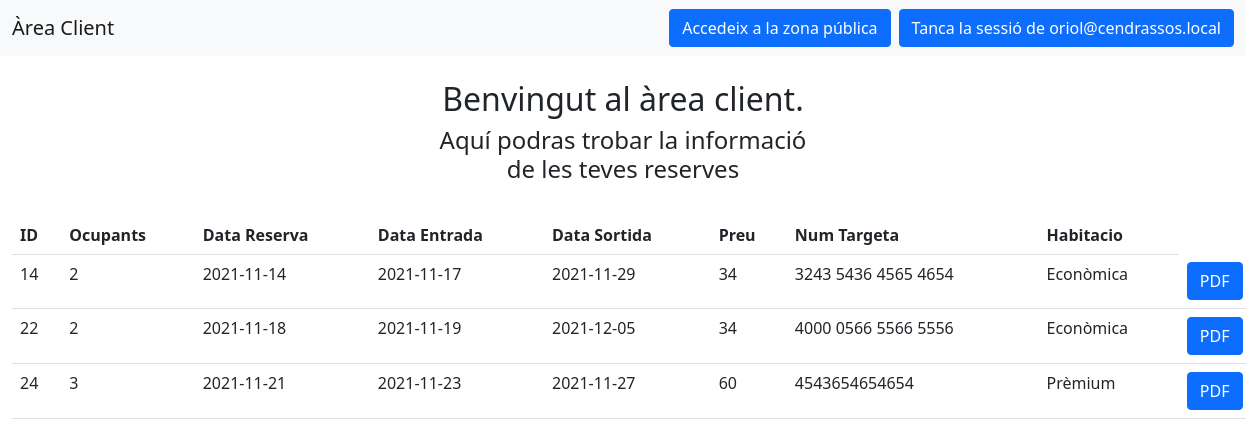
/index.php?r=client (signed in), run on the app's committed database.
### tables this page shows
CREATE TABLE `reserva` (
  `id` int(5) NOT NULL,
  `ocupants` int(5) NOT NULL,
  `data_reserva` date NOT NULL,
  `data_entrada` date NOT NULL,
  `data_sortida` date NOT NULL,
  `num_targeta` varchar(255) NOT NULL,
  `id_usuari` int(5) NOT NULL,
  `id_habitacio` int(5) NOT NULL
);

CREATE TABLE `habitacio` (
  `id` int(5) NOT NULL,
  `nom` varchar(100) NOT NULL,
  `preu` int(10) NOT NULL,
  `m2` int(10) NOT NULL,
  `serveis` varchar(255) NOT NULL,
  `max_ocupants` int(4) NOT NULL,
  `n_total` int(5) NOT NULL,
  `descripcio` varchar(300) NOT NULL
);

### public/index.php (called while the page is built, shortened)
<?php
include "../src/config.php";
include "../src/controladors/admin/reserva/index.php";
include "../src/controladors/admin/reserva/form.php";
include "../src/controladors/client/client.php";
$r = $_REQUEST["r"];
$contenidor = new Core\Contenidor($config);
$resposta = $contenidor->resposta();
$peticio = $contenidor->peticio();
if ($r === "admin") {
    $resposta = middleAdmin($peticio, $resposta, $contenidor, 'ctrlAdmin');
} elseif ($r === "login") {
    $resposta = ctrlLogin($peticio, $resposta, $contenidor);
} elseif ($r === "validarLogin") {
    $resposta = ctrlValidarLogin($peticio, $resposta, $contenidor);
} elseif ($r === "signup") {
    $resposta = ctrlSignup($peticio, $resposta, $contenidor);
} elseif ($r === "validarSignup") {
    $resposta = ctrlValidarSignup($peticio, $resposta, $contenidor);
} elseif ($r === "tancarSessio") {
    $resposta = ctrlTancarSessio($peticio, $resposta, $contenidor);
} elseif ($r === "home") {
    $resposta = ctrlHome($peticio, $resposta, $contenidor);
} elseif ($r === "buscar") {
    $resposta = middleClient($peticio, $resposta, $contenidor, 'ctrlBuscar');
} elseif ($r === "confirmacio") {
    $resposta = middleClient($peticio, $resposta, $contenidor, 'ctrlConfirmacio');
} elseif ($r === "validarConfirmacio") {
    $resposta = middleClient($peticio, $resposta, $contenidor, 'ctrlValidarConfirmacio');
} elseif ($r === "validarReserva") {
    $resposta = ctrlValidarReserva($peticio, $resposta, $contenidor);
} elseif ($r === "reservaFeta") {
    $resposta = ctrlReservaFeta($peticio, $resposta, $contenidor);
} elseif ($r === "mostrarHabitacio") {
    $resposta = ctrlMostrarHabitacio($peticio, $resposta, $contenidor);
} elseif ($r === "habitacions") {
    $resposta = ctrlHabitacions($peticio, $resposta, $contenidor);
} elseif ($r === "contacte") {
    $resposta = ctrlContacte($peticio, $resposta, $contenidor);
} elseif ($r === "quisom") {
    $resposta = ctrlQuiSom($peticio, $resposta, $contenidor);
} elseif ($r == "") {
    $resposta = ctrlHome($peticio, $resposta, $contenidor);
} elseif ($r === "indexHabitacio") {
    $resposta = middleAdmin($peticio, $resposta, $contenidor, 'ctrlIndexHabitacio');
} elseif ($r === "formHabitacio") {
    $resposta = middleAdmin($peticio, $resposta, $contenidor, 'ctrlFormHabitacio');
} elseif ($r === "addHabitacio") {
    $resposta = middleAdmin($peticio, $resposta, $contenidor, 'ctrlAddHabitacio');
} elseif ($r === "editHabitacio") {
    $resposta = middleAdmin($peticio, $resposta, $contenidor, 'ctrlEditHabitacio');
} elseif ($r === "deleteHabitacio") {
    $resposta = middleAdmin($peticio, $resposta, $contenidor, 'ctrlDeleteHabitacio');
} elseif ($r === "indexUsuari") {
    $resposta = middleAdmin($peticio, $resposta, $contenidor, 'ctrlIndexUsuari');
} elseif ($r === "formUsuari") {
    $resposta = middleAdmin($peticio, $resposta, $contenidor, 'ctrlFormUsuari');
} elseif ($r === "addUsuari") {
    $resposta = middleAdmin($peticio, $resposta, $contenidor, 'ctrlAddUsuari');
} elseif ($r === "editUsuari") {
    $resposta = middleAdmin($peticio, $resposta, $contenidor, 'ctrlEditUsuari');
} elseif ($r === "deleteUsuari") {
    $resposta = middleAdmin($peticio, $resposta, $contenidor, 'ctrlDeleteUsuari');
} elseif ($r === "indexReserva") {
    $resposta = middleAdmin($peticio, $resposta, $contenidor, 'ctrlIndexReserva');
} elseif ($r === "formReserva") {
    $resposta = middleAdmin($peticio, $resposta, $contenidor, 'ctrlFormReserva');
} elseif ($r === "addReserva") {
    $resposta = middleAdmin($peticio, $resposta, $contenidor, 'ctrlAddReserva');
} elseif ($r === "editReserva") {
    $resposta = middleAdmin($peticio, $resposta, $contenidor, 'ctrlEditReserva');
} elseif ($r === "deleteReserva") {
    $resposta = middleAdmin($peticio, $resposta, $contenidor, 'ctrlDeleteReserva');
} elseif ($r === "client") {
    $resposta = middleClient($peticio, $resposta, $contenidor, 'ctrlClient');
} else {
    $resposta = ctrlError($peticio, $resposta, $contenidor);
}
$resposta->resposta();

### src/models/reserves.php (called while the page is built, shortened)
<?php
class Reserves
{
    private $sql;
    public function __construct($config)
    {
        $dbHost = $config['host'];
        $dbName = $config['dbname'];
        $dsn = "mysql:host={$dbHost};dbname={$dbName};charset=utf8";
        $usuari = $config['user'];
        $clau = $config['pass'];
        try {
            $this->sql = new \PDO($dsn, $usuari, $clau);
        } catch (\PDOException $e) {
            die('Ha fallat la connexió: ' . $e->getMessage() . " $usuari");
        }
    }
    public function getByUserId($id_usuari) {
        $stmt = $this->sql->query("SELECT r.id, r.ocupants, r.data_reserva, r.data_entrada, r.data_sortida, h.preu as 'preu', r.num_targeta, h.nom as 'habitacio', r.id_habitacio, r.id_usuari FROM reserva r LEFT JOIN habitacio h ON r.id_habitacio = h.id WHERE id_usuari = $id_usuari;")->fetchAll();
        return $stmt;
    }
}

### src/models/usuaris.php (called while the page is built, shortened)
<?php
class Usuaris
{
    private $sql;
    public function __construct($config)
    {
        $dbHost = $config['host'];
        $dbName = $config['dbname'];
        $dsn = "mysql:host={$dbHost};dbname={$dbName};charset=utf8";
        $usuari = $config['user'];
        $clau = $config['pass'];
        try {
            $this->sql = new \PDO($dsn, $usuari, $clau);
        } catch (\PDOException $e) {
            die('Ha fallat la connexió: ' . $e->getMessage() . " $usuari");
        }
    }
    public function getByEmail($email)
    {
        $query = 'select * from usuari where email=:email;';
        $stm = $this->sql->prepare($query);
        $result = $stm->execute([':email' => $email]);
        return $stm->fetch(\PDO::FETCH_ASSOC);
    }
}

### src/controladors/client/client.php (called while the page is built)
<?php
function ctrlClient($peticio, $resposta, $contenidor)
{
  $email = $peticio->get("SESSION", "usuari");
  $usuaris = $contenidor->usuaris();
  $usuari = $usuaris->getByEmail($email);
  $reserves = $contenidor->reserves();
  $reservesClient = $reserves->getByUserId($usuari['id']);
  $resposta->set("allReserves", $reservesClient);
  $resposta->set("usuariActual", $usuari);
  $resposta->SetTemplate("client/client.php");
  return $resposta;
}

### src/middleware/middleClient.php (called while the page is built, shortened)
<?php
function middleClient($peticio, $resposta, $contenidor, $next)
{
    $usuari = $peticio->get("SESSION", "usuari");
    $logat = $peticio->get("SESSION", "logat");
    $rol = $peticio->get("SESSION", "rol");
    $resposta->set("usuari", $usuari);
    $resposta->set("logat", $logat);
    $resposta->set("rol", $logat);
    if($logat && $rol == 'client') {
        $resposta = $next($peticio, $resposta, $contenidor);
    } else {
        $resposta->redirect("location: index.php?r=login");
    }
    return $resposta;
}

### src/vistes/client/client.php (the view, shortened to what this page needs)
<!doctype html>
<html lang="en">
  <head>
    <link href="https://cdn.jsdelivr.net/npm/bootstrap@5.0.2/dist/css/bootstrap.min.css" rel="stylesheet">
    <link rel="stylesheet" href="https://cdn.jsdelivr.net/npm/bootstrap-icons@1.6.1/font/bootstrap-icons.css">
  </head>
  <body>
    <?php include("../src/vistes/client/nav.php"); ?>
    <div class="row">
      <div class="col">
      </div>
      <div class="col mt-4">
        <h2 class="text-center">Benvingut al àrea client.</h2>
        <h4 class="text-center" style="font-weight: 400;">Aquí podras trobar la informació de les teves reserves</h4>
      </div>
      <div class="col">
      </div>
    </div>
    <div class="row mt-4">
      <?php
        echo "<table class='table ms-4'><th scope='col'>ID</th><th scope='col'>Ocupants</th><th scope='col'>Data Reserva</th><th scope='col'>Data Entrada</th><th scope='col'>Data Sortida</th><th scope='col'>Preu</th><th scope='col'>Num Targeta</th><th scope='col'>Habitacio</th></tr>";
        foreach($allReserves as $row){
            $email = $usuariActual['email'];
            $id = $row['id'];
            $ocupants = $row['ocupants'];
            $dataReserva = $row['data_reserva'];
            $dataEntrada = $row['data_entrada'];
            $dataSortida = $row['data_sortida'];
            echo "<tr>";
            echo "<td scope='row'>{$row['id']}</td><td>{$row['ocupants']}</td><td>{$row['data_reserva']}</td><td>{$row['data_entrada']}</td><td>{$row['data_sortida']}</td><td>{$row['preu']}</td><td>{$row['num_targeta']}</td><td>{$row['habitacio']}</td>";
            echo "<td><a class='btn btn-primary' onclick='generateBono(\"$id\",\"$ocupants\",\"$email\",\"$dataReserva\",\"$dataEntrada\",\"$dataSortida\")' >PDF</a></td>";
        }
        echo "</table>";
      ?>
    </div>
</body>
</html>

### data on the page
reserva: id "14", ocupants "2", data_reserva "2021-11-14", data_entrada "2021-11-17", data_sortida "2021-11-29", id_habitacio.preu "34", num_targeta "3243 5436 4565 4654", id_habitacio.nom "Econòmica"
reserva: id "22", ocupants "2", data_reserva "2021-11-18", data_entrada "2021-11-19", data_sortida "2021-12-05", id_habitacio.preu "34", num_targeta "4000 0566 5566 5556", id_habitacio.nom "Econòmica"
reserva: id "24", ocupants "3", data_reserva "2021-11-21", data_entrada "2021-11-23", data_sortida "2021-11-27", id_habitacio.preu "60", num_targeta "4543654654654", id_habitacio.nom "Prèmium"

### other printed values
$usuari "oriol@cendrassos.local"
